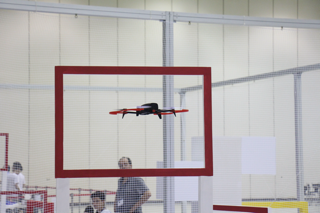
#> input picture Project/test1-1.png, 320 x 213 px, found by its file name
$ python Phase1-1.py
#> lines starting #> are read from the running program, lines starting #| are printed output that depends on the picture; after the words box and inside, x2 and y2 are one past the last pixel; in counts of white or black regions, pixels touching at a corner belong together
import cv2
import numpy as np

# Load image
img = cv2.imread('/Users/sina.fazel/Desktop/Python/Project/test1-1.png')
#> img is the input picture: shape (213, 320, 3); mean B, G, R 177.4, 177.6, 182.8

# Convert image to grayscale
gray = cv2.cvtColor(img, cv2.COLOR_BGR2GRAY)
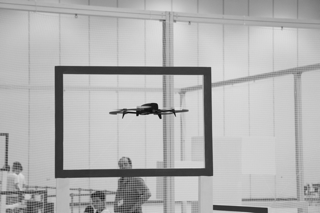
#> gray: shape (213, 320); min 8, max 224, mean 179.2

# Apply a Gaussian blur to reduce noise
blur = cv2.GaussianBlur(gray, (5, 5), 0)
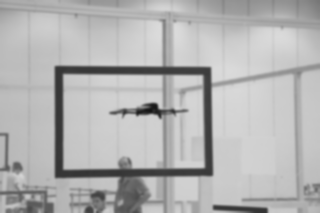
#> blur: shape (213, 320); min 20, max 219, mean 179.1

# Apply Canny edge detection
edges = cv2.Canny(blur, 50, 150, apertureSize=3)
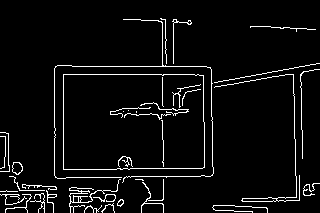
#> edges: shape (213, 320); 5.1% white in thin lines or dots

# Find contours
contours, _ = cv2.findContours(edges, cv2.RETR_EXTERNAL, cv2.CHAIN_APPROX_SIMPLE)
#> contours = 27 contours, 20 with area under 20; largest, box (x1, y1, x2, y2) and area: (63, 74, 205, 170) 13256, (214, 74, 300, 202) 108, (12, 162, 23, 175) 96, (69, 179, 121, 213) 66, (46, 190, 57, 213) 30, (117, 199, 124, 207) 29, (172, 19, 192, 64) 24

# Sort the contours by area
contours = sorted(contours, key=cv2.contourArea, reverse=True)

# Find the largest rectangular contour
largest_contour = None
for contour in contours:

    polygon = cv2.approxPolyDP(contour, 0.02 * cv2.arcLength(contour, True), True)
    # Check if the polygon (Chand Zelei) has four vertices (Raas) (Like a rectangle)
    if len(polygon) == 4:
        largest_contour = polygon
        break
#> this loop made 1 pass
#> largest_contour on pass 1: [[63, 74], [63, 169], [204, 167], [203, 75]]

# Draw a circle around the center of the rectangular contour
if largest_contour is not None:
    M = cv2.moments(largest_contour)
#> M = moments, m00 13137, centre m10/m00, m01/m00 = (132.9, 121.3)
    center = (int(M["m10"] / M["m00"]), int(M["m01"] / M["m00"]))
#> center = (132, 121)
    cv2.circle(img, center, 5, (0, 0, 255), -1)
#> img: shape (213, 320, 3); 0.12% of pixels changed, all inside (x1, y1, x2, y2) = (127, 116, 138, 127)

# Draw the contour on the original image
cv2.drawContours(img, [largest_contour], 0, (0, 255, 0), 3)
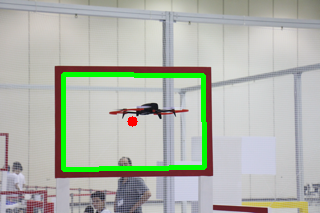
#> img: shape (213, 320, 3); mean B, G, R 172.7, 181.7, 177.4

# Show the result
cv2.imshow('Result', img)
cv2.waitKey(0)
cv2.destroyAllWindows()

$ run again, with Project/test2-1.png copied over Project/test1-1.png
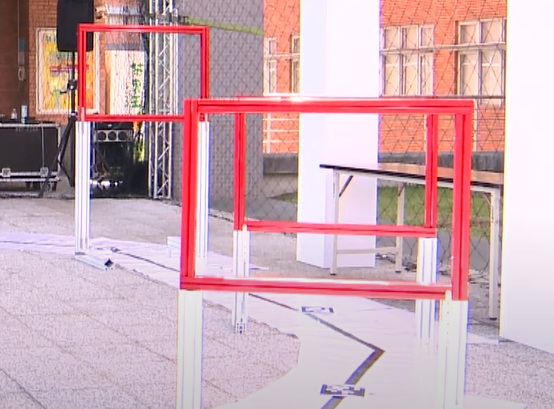
#> input picture Project/test2-1.png, 554 x 409 px, found by its file name
#> img is the input picture: shape (409, 554, 3); mean B, G, R 177.2, 168.6, 203.7
#> `edges = cv2.Canny(blur, 50, 150, apertureSize=3)`:
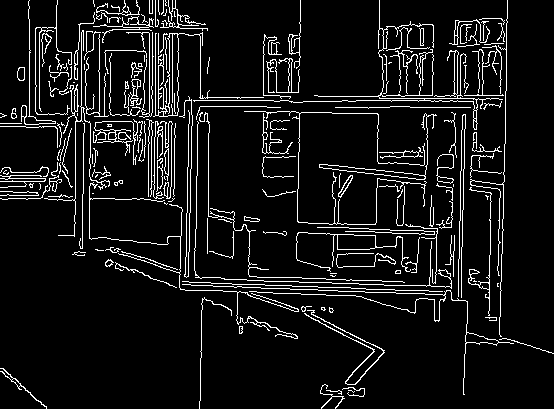
#> edges: shape (409, 554); 8.1% white in thin lines or dots
#> contours = 179 contours, 138 with area under 20; largest, box (x1, y1, x2, y2) and area: (153, 32, 264, 117) 820, (296, 232, 411, 272) 564, (319, 113, 437, 180) 442, (193, 0, 503, 130) 404, (182, 284, 514, 395) 230
#> the loop `for contour in contours: ` made 12 passes
#> largest_contour on pass 12: [[83, 30], [58, 235], [82, 107], [109, 185]]
#> M = moments, m00 1938.5, centre m10/m00, m01/m00 = (83.79, 114.7)
#> center = (83, 114)
#> `cv2.drawContours(img, [largest_contour], 0, (0, 255, 0), 3)`:
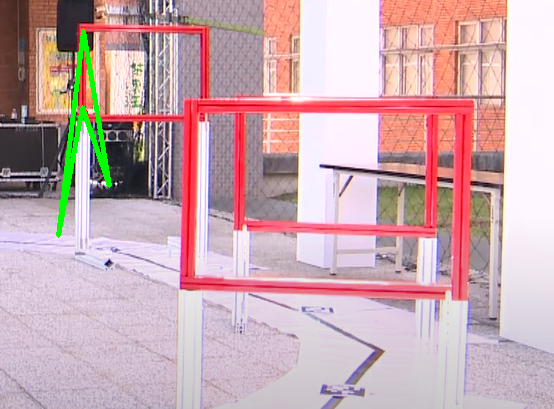
#> img: shape (409, 554, 3); mean B, G, R 176, 170.2, 202
